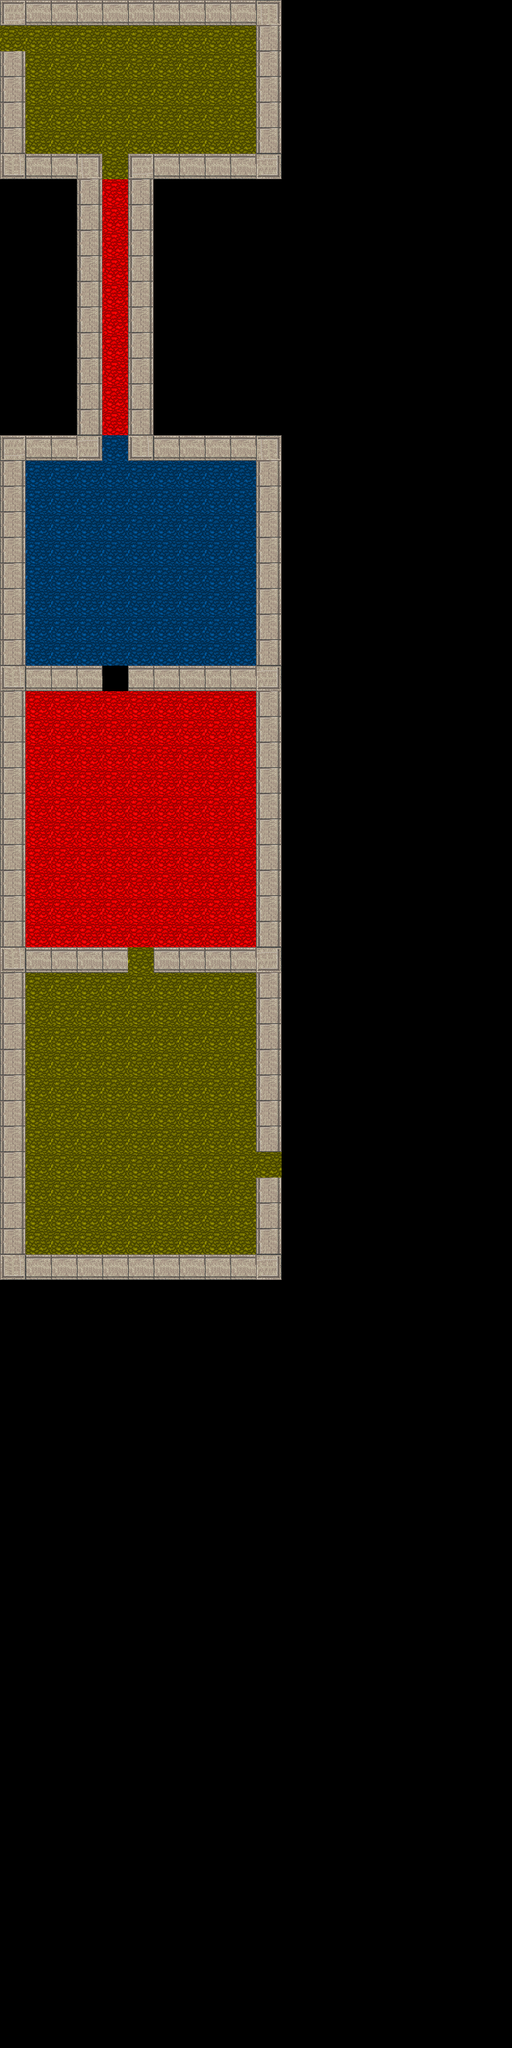

Below is a game level as drawn by its tile map, then a one-line description and the .tmx that defines it (tile-layer data replaced by summaries):
An orthogonal 20x80 tile map with 32x32 px tiles, 2 tile layers (background, walls), 16 tilesets and 19 objects (5x room, 3x facer, 3x floor_switch, 3x door, 2x sign, ...).

<map version="1.0" orientation="orthogonal" width="20" height="80" tilewidth="32" tileheight="32">
 <tileset firstgid="1" name="dirt" tilewidth="32" tileheight="32">
  <image source="../textures/cobblestone.png" width="32" height="32" />
  <terraintypes>
   <terrain name="New Terrain" tile="-1" />
  </terraintypes>
 </tileset>
 <tileset firstgid="2" source="block.tsx" />
 <tileset firstgid="3" name="wall" tilewidth="32" tileheight="32">
  <image source="../textures/brick.png" width="32" height="32" />
 </tileset>
 <tileset firstgid="4" name="stone_wall_horizontal" tilewidth="32" tileheight="32">
  <image source="../textures/stone_wall_horizontal.png" width="32" height="32" />
 </tileset>
 <tileset firstgid="5" name="stone_wall_vertical" tilewidth="32" tileheight="32">
  <image source="../textures/stone_wall_vertical.png" width="32" height="32" />
 </tileset>
 <tileset firstgid="6" name="stone_wall_ll" tilewidth="32" tileheight="32">
  <image source="../textures/stone_wall_ll_corner.png" width="32" height="32" />
 </tileset>
 <tileset firstgid="7" name="stone_wall_lr" tilewidth="32" tileheight="32">
  <image source="../textures/stone_wall_lr_corner.png" width="32" height="32" />
 </tileset>
 <tileset firstgid="8" name="stone_wall_ul" tilewidth="32" tileheight="32">
  <image source="../textures/stone_wall_ul_corner.png" width="32" height="32" />
 </tileset>
 <tileset firstgid="9" name="stone_wall_ur" tilewidth="32" tileheight="32">
  <image source="../textures/stone_wall_ur_corner.png" width="32" height="32" />
 </tileset>
 <tileset firstgid="10" name="dark_indigo_cobblestone" tilewidth="32" tileheight="32">
  <image source="../textures/dark_indigo_cobblestone.png" width="32" height="32" />
 </tileset>
 <tileset firstgid="11" name="dark_indigo_2" tilewidth="32" tileheight="32">
  <image source="../textures/dark_indigo_cobblestone2.png" width="32" height="32" />
 </tileset>
 <tileset firstgid="12" name="dark_indigo_3" tilewidth="32" tileheight="32">
  <image source="../textures/dark_indigo_cobblestone3.png" width="32" height="32" />
 </tileset>
 <tileset firstgid="13" name="red_cobblestone" tilewidth="32" tileheight="32">
  <image source="../textures/red_cobblestone.png" width="32" height="32" />
 </tileset>
 <tileset firstgid="14" name="yellow_cobblestone" tilewidth="32" tileheight="32">
  <image source="../textures/yellow_cobblestone.png" width="32" height="32" />
 </tileset>
 <tileset firstgid="15" name="blue_cobblestone" tilewidth="32" tileheight="32">
  <image source="../textures/blue_cobblestone.png" width="32" height="32" />
 </tileset>
 <tileset firstgid="16" name="green_cobblestone" tilewidth="32" tileheight="32">
  <image source="../textures/green_cobblestone.png" width="32" height="32" />
 </tileset>
 <layer name="background" width="20" height="80">
  <data>[1600 cells, 321 non-empty, 3 distinct tile ids]</data>
 </layer>
 <layer name="walls" width="20" height="80">
  <data>[1600 cells, 148 non-empty, 6 distinct tile ids]</data>
 </layer>
 <objectgroup name="walls" width="20" height="80" visible="0">
  <properties>
   <property name="name" value="walls" />
  </properties>
 </objectgroup>
 <objectgroup name="player_start" width="20" height="80" visible="0">
  <properties>
   <property name="name" value="player" />
  </properties>
 </objectgroup>
 <objectgroup name="enemy" width="20" height="80">
  <object name="facer" type="facer" x="248" y="623" width="24" height="28">
   <properties>
    <property name="dir" value="down" />
   </properties>
  </object>
  <object name="facer" type="facer" x="159" y="1061" width="27" height="28">
   <properties>
    <property name="dir" value="down" />
   </properties>
  </object>
  <object name="facer" type="facer" x="160" y="928" width="27" height="28">
   <properties>
    <property name="dir" value="down" />
   </properties>
  </object>
  <object name="follower" type="follower" x="64" y="1312" width="32" height="32">
   <properties>
    <property name="dir" value="right" />
   </properties>
  </object>
  <object name="room3_switch" type="floor_switch" x="256" y="1312" width="32" height="32">
   <properties>
    <property name="activating_class" value="sneaker" />
    <property name="activation_margin" value="0.5" />
   </properties>
  </object>
 </objectgroup>
 <objectgroup name="environment" width="20" height="80">
  <object name="room1_door" type="door" x="128" y="832" width="32" height="32">
   <properties>
    <property name="switch" value="room1_switch" />
   </properties>
  </object>
  <object name="sign" type="sign" x="61" y="133" width="32" height="32">
   <properties>
    <property name="msg" value="Some things will move if they like what they see, but it can't change direction on its own." />
   </properties>
  </object>
  <object name="room2_door" type="door" x="160" y="1184" width="32" height="32">
   <properties>
    <property name="switch" value="room2_switch1 room2_switch2" />
   </properties>
  </object>
  <object name="room3_door" type="door" x="320" y="1440" width="32" height="32">
   <properties>
    <property name="switch" value="room3_switch" />
   </properties>
  </object>
  <object name="sign" type="sign" x="249" y="136" width="32" height="32">
   <properties>
    <property name="msg" value="Some enemies cannot be killed, but you may be able to change its course with force. " />
   </properties>
  </object>
 </objectgroup>
 <objectgroup name="rooms" width="20" height="80">
  <object name="lobby" type="room" x="0" y="0" width="352" height="224" />
  <object name="corridor" type="room" x="96" y="224" width="96" height="320" />
  <object name="room1" type="room" x="0" y="544" width="352" height="320" />
  <object name="room2" type="room" x="0" y="832" width="352" height="384" />
  <object name="room3" type="room" x="0" y="1216" width="352" height="384" />
 </objectgroup>
 <objectgroup name="floor_objects" width="20" height="80">
  <object name="room1_switch" type="switch" x="260" y="730" width="32" height="32">
   <properties>
    <property name="activating_class" value="facer" />
    <property name="activation_margin" value="0.5" />
   </properties>
  </object>
  <object name="room2_switch1" type="floor_switch" x="64" y="1120" width="32" height="32">
   <properties>
    <property name="activating_class" value="facer" />
    <property name="activation_margin" value="0.5" />
   </properties>
  </object>
  <object name="room2_switch2" type="floor_switch" x="256" y="1120" width="32" height="32">
   <properties>
    <property name="activating_class" value="facer" />
    <property name="activation_margin" value="0.5" />
   </properties>
  </object>
 </objectgroup>
 <objectgroup name="map_links" width="20" height="80">
  <properties>
   <property name="entrance_dir" value="right" />
  </properties>
  <object name="entrance" type="map_link" x="0" y="32" width="32" height="32">
   <properties>
    <property name="dest_link" value="exit" />
    <property name="dest_map" value="puzzle_room" />
    <property name="entrance_dir" value="right" />
   </properties>
  </object>
 </objectgroup>
 <objectgroup name="blocks" width="20" height="80" visible="0">
  <properties>
   <property name="push_dist" value="1" />
   <property name="push_speed" value="0.5" />
  </properties>
 </objectgroup>
</map>
